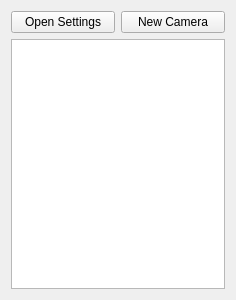
<ui version="4.0" >
 <class>CameraList</class>
 <widget class="QWidget" name="CameraList" >
  <property name="geometry" >
   <rect>
    <x>0</x>
    <y>0</y>
    <width>236</width>
    <height>300</height>
   </rect>
  </property>
  <property name="windowTitle" >
   <string>Camera List</string>
  </property>
  <layout class="QVBoxLayout" name="verticalLayout" >
   <item>
    <layout class="QHBoxLayout" name="horizontalLayout" >
     <item>
      <widget class="QPushButton" name="openSettings" >
       <property name="text" >
        <string>Open Settings</string>
       </property>
      </widget>
     </item>
     <item>
      <widget class="QPushButton" name="newCamera" >
       <property name="text" >
        <string>New Camera</string>
       </property>
      </widget>
     </item>
    </layout>
   </item>
   <item>
    <widget class="QListWidget" name="list" >
     <property name="selectionBehavior" >
      <enum>QAbstractItemView::SelectRows</enum>
     </property>
     <property name="sortingEnabled" >
      <bool>true</bool>
     </property>
    </widget>
   </item>
  </layout>
 </widget>
 <resources/>
 <connections/>
</ui>
